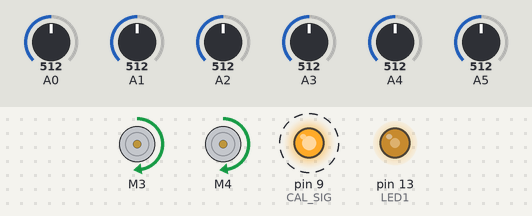
Bench run of a sketch on a simulated Arduino Uno, built with avr-gcc and run on an emulated ATmega328P. On the bench: 2 × DC motor (green arrow = forward, orange = backward, longer = faster), output pins drawn as LEDs (lit = HIGH). Dashed ring = blinking. The test bench sets the inputs (shaded band); at power-on: A3 = 512, A1 = 512, A0 = 512, A2 = 512, A4 = 512, A5 = 512. What the sketch prints to the serial monitor is not drawn.

Above: at 1.2 s.
1.3 s: A3 set to 716
At 2.38 s:
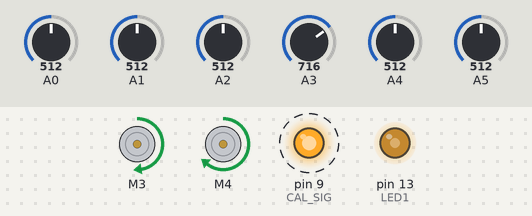
4.3 s: A1 set to 992
At 5.35 s:
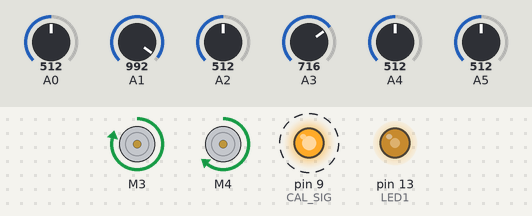
7.3 s: A3 set to 30
At 8.39 s:
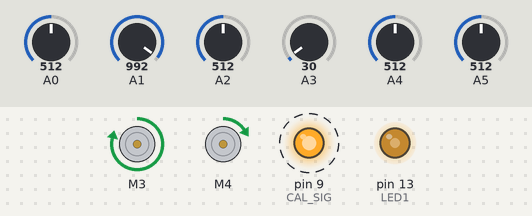
Timing chart, 0 to 16.3 s (numbered marks = the images above; inputs shaded):
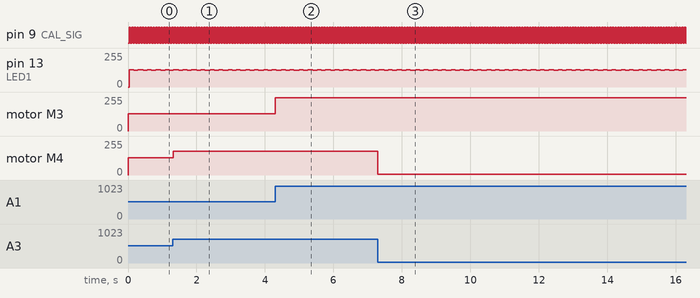

The sketch:

ShieldEmgMotorDemo.ino
```cpp
/**********************************************************/
/* Demo program for:                                      */
/*    Board: SHIELD-EKG/EMG + Olimexino328                */
/*  Manufacture: OLIMEX                                   */
/*  COPYRIGHT (C) 2012                                    */
/*  Designed by:  Penko Todorov Bozhkov                   */
/*   Module Name:   Sketch                                */
/*   File   Name:   ShieldEkgEmgDemo.ino                  */
/*   Revision:  Rev.A                                     */
/*    -> Added is suppport for all Arduino boards.        */
/*       This code could be recompiled for all of them!   */
/*   Date: 19.12.2012                                     */
/*   Built with Arduino C/C++ Compiler, version: 1.0.3    */
/**********************************************************/
/**********************************************************
Purpose of this programme is to give you an easy way to
connect Olimexino328 to ElectricGuru(TM), see:
https://www.olimex.com/Products/EEG/OpenEEG/EEG-SMT/resources/ElecGuru40.zip
where you'll be able to observe yours own EKG or EMG signal.
It is based on:
***********************************************************
* ModularEEG firmware for one-way transmission, v0.5.4-p2
* Copyright (c) 2002-2003, Joerg Hansmann, Jim Peters, Andreas Robinson
* License: GNU General Public License (GPL) v2
***********************************************************
For proper communication packet format given below have to be supported:
///////////////////////////////////////////////
////////// Packet Format Version 2 ////////////
///////////////////////////////////////////////
// 17-byte packets are transmitted from Olimexino328 at 256Hz,
// using 1 start bit, 8 data bits, 1 stop bit, no parity, 57600 bits per second.

// Minimial transmission speed is 256Hz * sizeof(Olimexino328_packet) * 10 = 43520 bps.

struct Olimexino328_packet
{
  uint8_t	sync0;		// = 0xa5
  uint8_t	sync1;		// = 0x5a
  uint8_t	version;	// = 2 (packet version)
  uint8_t	count;		// packet counter. Increases by 1 each packet.
  uint16_t	data[6];	// 10-bit sample (= 0 - 1023) in big endian (Motorola) format.
  uint8_t	switches;	// State of PD5 to PD2, in bits 3 to 0.
};
*/
/**********************************************************/
#include <compat/deprecated.h>
#include <FlexiTimer2.h>
#include <SoftwareSerial.h>
//http://www.arduino.cc/playground/Main/FlexiTimer2

#include <AFMotor.h>


// All definitions
#define NUMCHANNELS 6
#define HEADERLEN 4
#define PACKETLEN (NUMCHANNELS * 2 + HEADERLEN + 1)
#define SAMPFREQ 2048                      // ADC sampling rate 2048 Hz
#define TIMER2VAL (1024/(SAMPFREQ))       // Set 256Hz sampling frequency
#define LED1  13
#define CAL_SIG 9


//#define TIMEWINDOW (SAMPFREQ/10)    // 2048 Hz * 100 ms = 204 samples


// Global constants and variables
volatile unsigned char TXBuf[PACKETLEN];  //The transmission packet
volatile unsigned char TXIndex;           //Next byte to write in the transmission packet.
volatile unsigned char CurrentCh;         //Current channel being sampled.
volatile unsigned char counter = 0;	  //Additional divider used to generate CAL_SIG
volatile unsigned int ADC_Value = 0;	  //ADC current value
//volatile unsigned int EMG_Value[2];    //EMG current value

//volatile unsigned int buffer1[TIMEWINDOW];
//volatile unsigned int buffer2[TIMEWINDOW];


#define MUSCLE1 1  // pin where MUSCLE1 envelope is
#define MUSCLE2 3  // pin where MUSCLE2 envelope is

#define MOTOR1 3
#define MOTOR2 4
AF_DCMotor motor1(MOTOR1);
AF_DCMotor motor2(MOTOR2);

//~~~~~~~~~~
// Functions
//~~~~~~~~~~

/****************************************************/
/*  Function name: Toggle_LED1                      */
/*  Parameters                                      */
/*    Input   :  No	                            */
/*    Output  :  No                                 */
/*    Action: Switches-over LED1.                   */
/****************************************************/
void Toggle_LED1(void){

 if((digitalRead(LED1))==HIGH){ digitalWrite(LED1,LOW); }
 else{ digitalWrite(LED1,HIGH); }

}


/****************************************************/
/*  Function name: toggle_GAL_SIG                   */
/*  Parameters                                      */
/*    Input   :  No	                            */
/*    Output  :  No                                 */
/*    Action: Switches-over GAL_SIG.                */
/****************************************************/
void toggle_GAL_SIG(void){

 if(digitalRead(CAL_SIG) == HIGH){ digitalWrite(CAL_SIG, LOW); }
 else{ digitalWrite(CAL_SIG, HIGH); }

}


/****************************************************/
/*  Function name: setup                            */
/*  Parameters                                      */
/*    Input   :  No	                            */
/*    Output  :  No                                 */
/*    Action: Initializes all peripherals           */
/****************************************************/
void setup() {

 noInterrupts();  // Disable all interrupts before initialization

 // LED1
 pinMode(LED1, OUTPUT);  //Setup LED1 direction
 digitalWrite(LED1,LOW); //Setup LED1 state
 pinMode(CAL_SIG, OUTPUT);

 //Write packet header and footer
 TXBuf[0] = 0xa5;    //Sync 0
 TXBuf[1] = 0x5a;    //Sync 1
 TXBuf[2] = 2;       //Protocol version
 TXBuf[3] = 0;       //Packet counter
 TXBuf[4] = 0x02;    //CH1 High Byte
 TXBuf[5] = 0x00;    //CH1 Low Byte
 TXBuf[6] = 0x02;    //CH2 High Byte
 TXBuf[7] = 0x00;    //CH2 Low Byte
 TXBuf[8] = 0x02;    //CH3 High Byte
 TXBuf[9] = 0x00;    //CH3 Low Byte
 TXBuf[10] = 0x02;   //CH4 High Byte
 TXBuf[11] = 0x00;   //CH4 Low Byte
 TXBuf[12] = 0x02;   //CH5 High Byte
 TXBuf[13] = 0x00;   //CH5 Low Byte
 TXBuf[14] = 0x02;   //CH6 High Byte
 TXBuf[15] = 0x00;   //CH6 Low Byte
 TXBuf[2 * NUMCHANNELS + HEADERLEN] =  0x01;	// Switches state

 // Timer2
 // Timer2 is used to setup the analag channels sampling frequency and packet update.
 // Whenever interrupt occures, the current read packet is sent to the PC
 // In addition the CAL_SIG is generated as well, so Timer1 is not required in this case!
 FlexiTimer2::set(TIMER2VAL, Timer2_Overflow_ISR);
 FlexiTimer2::start();

 // Serial Port

 //#define RXPIN 10
 //#define RXPIN 11
 //SoftwareSerial bterial(RXPIN, TXPIN); // RX, TX

 Serial.begin(57600);
 //Serial.begin(9600); //Set speed to 57600 bps

 // Turn on motor(s)
 motor1.setSpeed(0);
 motor1.run(FORWARD);
 motor2.setSpeed(0);
 motor2.run(FORWARD);
 // MCU sleep mode = idle.
 //outb(MCUCR,(inp(MCUCR) | (1<<SE)) & (~(1<<SM0) | ~(1<<SM1) | ~(1<<SM2)));

 interrupts();  // Enable all interrupts after initialization has been completed
}

/****************************************************/
/*  Function name: Timer2_Overflow_ISR              */
/*  Parameters                                      */
/*    Input   :  No	                            */
/*    Output  :  No                                 */
/*    Action: Determines ADC sampling frequency.    */
/****************************************************/
void Timer2_Overflow_ISR()
{
  // Toggle LED1 with ADC sampling frequency /2
  Toggle_LED1();

  //Read the 6 ADC inputs and store current values in Packet
  for(CurrentCh=0;CurrentCh<6;CurrentCh++){
    ADC_Value = analogRead(CurrentCh);
    TXBuf[((2*CurrentCh) + HEADERLEN)] = ((unsigned char)((ADC_Value & 0xFF00) >> 8));	// Write High Byte
    TXBuf[((2*CurrentCh) + HEADERLEN + 1)] = ((unsigned char)(ADC_Value & 0x00FF));	// Write Low Byte

    // Transform Muscle 1  signal into motor speed of motor 1
    if (CurrentCh== MUSCLE1)
      //motor1.setSpeed(ADC_Value/4);
       motor1.setSpeed(ADC_Value/4);// ADC_value is 0-1023, speed value is 0-255

      if (CurrentCh== MUSCLE2)
      //motor1.setSpeed(ADC_Value/4);
       motor2.setSpeed(ADC_Value/4);// ADC_value is 0-1023, speed value is 0-255

  }

  // Send Packet
  for(TXIndex=0;TXIndex<17;TXIndex++){
    Serial.write(TXBuf[TXIndex]);
  }

  // Increment the packet counter
  TXBuf[3]++;

  // Generate the CAL_SIGnal
  counter++;		// increment the devider counter
  if(counter == 12){	// 250/12/2 = 10.4Hz ->Toggle frequency
    counter = 0;
    toggle_GAL_SIG();	// Generate CAL signal with frequ ~10Hz
  }
}


/****************************************************/
/*  Function name: loop                             */
/*  Parameters                                      */
/*    Input   :  No	                            */
/*    Output  :  No                                 */
/*    Action: Puts MCU into sleep mode.             */
/****************************************************/
void loop() {

 __asm__ __volatile__ ("sleep");

}
```

Measured:
- after the input at 1.3 s, motor M4: forward 128/255 → forward 179/255 at once
- after the input at 4.3 s, motor M3: forward 128/255 → forward 248/255 at once
- after the input at 7.3 s, motor M4: forward 179/255 → forward 7/255 at once
- by itself, pin 9 (CAL_SIG): alternates HIGH for 0.04 s and LOW for 0.04 s
